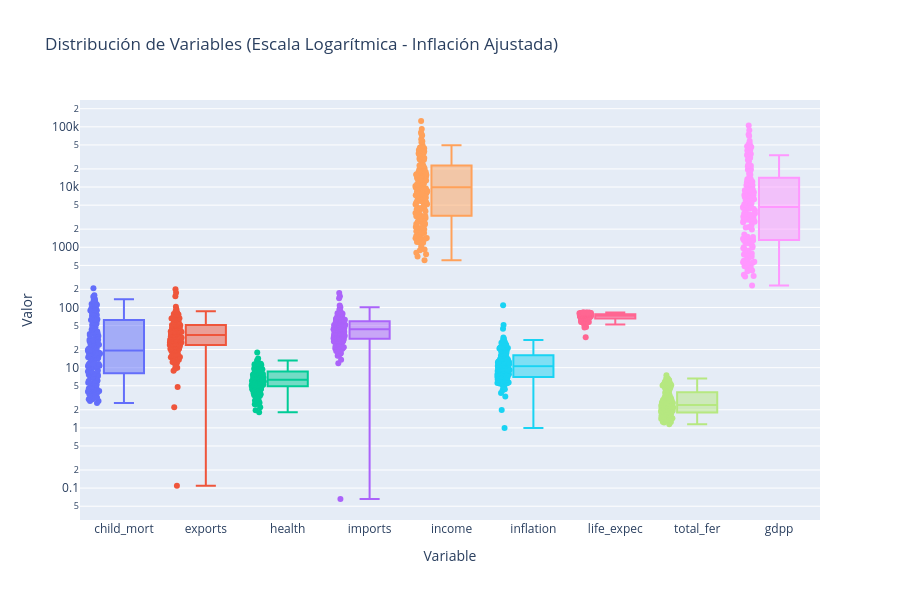

Notebook source saved alongside this figure:
### Markdown cell above
**Ejercicio 1** - Llevar a cabo un procedimiento de EDA para obtener información acerca de los datos:

*  Declara el tamaño del dataset y muestra algunos registros por pantalla. Muestra los estadísticos (media, desviación típica, min, max...) relevantes de cada una de las variables. Observando el tipo de características, ¿podemos usarlas todas en un algoritmo de agrupación?

*  Analiza la distribución de cada una de las variables mediante gráficas de densidad y boxplots (se valora utilizar el mínimo código posible para mostrar todas las gráficas). ¿Están bien distribuidas las variables? ¿Qué podemos comentar de este análisis?

### Code cell
# 1.1 Carga y Estructura
df = pd.read_csv('Country-data.csv')
print(f"Tamaño del Dataset: {df.shape[0]} países x {df.shape[1]} variables")
print("\nPrimeros registros:")
print(df.head())

# 1.2 Estadísticos Descriptivos
print("\nEstadísticos Relevantes:")
desc = df.describe().T
desc['Skewness'] = df.select_dtypes(include=np.number).skew()
print(desc[['mean', 'std', 'min', 'max', 'Skewness']])

# 1.3 Análisis de Idoneidad
print("\n🤔 ¿PODEMOS USAR TODAS LAS VARIABLES?")
print("-" * 50)
print("NO. Razones:")
print("1. 'country' es categórica y debe ser el índice/etiqueta, no una feature.")
print("2. Incompatibilidad de escalas (Income ~100k vs Inflation ~10).")
print("   CONCLUSIÓN: Se requiere estandarización obligatoria.")

# 1.4 Visualización de Distribuciones (Densidad + Boxplot)
print("\n--- GRÁFICAS DE DENSIDAD (KDE) ---")
numeric_cols = df.select_dtypes(include=[np.number]).columns
fig_density, axes = plt.subplots(3, 3, figsize=(15, 12))
axes = axes.flatten()

for idx, col in enumerate(numeric_cols):
    axes[idx].hist(df[col], bins=30, alpha=0.7, edgecolor='black', density=True)
    df[col].plot(kind='density', ax=axes[idx], color='red', linewidth=2)
    axes[idx].set_title(f'Densidad: {col}', fontweight='bold')
    axes[idx].set_ylabel('Densidad')
    axes[idx].grid(True, alpha=0.3)

plt.tight_layout()
plt.show()

# 1.5 Boxplots con escala logarítmica
df_plot = df.copy()
min_inflation = df['inflation'].min()
if min_inflation <= 0:
    offset = abs(min_inflation) + 1
    df_plot['inflation'] = df_plot['inflation'] + offset
    print(f"\nNOTA TÉCNICA: Se ha aplicado un offset de +{offset} a 'inflation' solo para visualización logarítmica.")

df_melted = df_plot.melt(id_vars=['country'], var_name='Variable', value_name='Valor')

fig_eda = px.box(df_melted, x='Variable', y='Valor', color='Variable',
                 points="all", hover_name='country',
                 title='Distribución de Variables (Escala Logarítmica - Inflación Ajustada)')
fig_eda.update_layout(yaxis_type="log", showlegend=False, height=600)
fig_eda.show()

### Figure 1 — Plotly figure (JSON) as saved in the notebook; plotly's stock layout.template omitted (floating-point values rounded to 4 significant figures; data arrays with more than 128 entries replaced by an {"elided": "..."} marker saying what was removed)
{"data": [{"alignmentgroup": "True", "boxpoints": "all", "hovertemplate": "<b>%{hovertext}</b><br><br>Variable=%{x}<br>Valor=%{y}<extra></extra>", "hovertext": {"elided": "167 str values"}, "legendgroup": "child_mort", "marker": {"color": "#636efa"}, "name": "child_mort", "notched": false, "offsetgroup": "child_mort", "orientation": "v", "showlegend": true, "type": "box", "x": {"elided": "167 str values"}, "x0": " ", "xaxis": "x", "y": {"elided": "167 float values"}, "y0": " ", "yaxis": "y"}, {"alignmentgroup": "True", "boxpoints": "all", "hovertemplate": "<b>%{hovertext}</b><br><br>Variable=%{x}<br>Valor=%{y}<extra></extra>", "hovertext": {"elided": "167 str values"}, "legendgroup": "exports", "marker": {"color": "#EF553B"}, "name": "exports", "notched": false, "offsetgroup": "exports", "orientation": "v", "showlegend": true, "type": "box", "x": {"elided": "167 str values"}, "x0": " ", "xaxis": "x", "y": {"elided": "167 float values"}, "y0": " ", "yaxis": "y"}, {"alignmentgroup": "True", "boxpoints": "all", "hovertemplate": "<b>%{hovertext}</b><br><br>Variable=%{x}<br>Valor=%{y}<extra></extra>", "hovertext": {"elided": "167 str values"}, "legendgroup": "health", "marker": {"color": "#00cc96"}, "name": "health", "notched": false, "offsetgroup": "health", "orientation": "v", "showlegend": true, "type": "box", "x": {"elided": "167 str values"}, "x0": " ", "xaxis": "x", "y": {"elided": "167 float values"}, "y0": " ", "yaxis": "y"}, {"alignmentgroup": "True", "boxpoints": "all", "hovertemplate": "<b>%{hovertext}</b><br><br>Variable=%{x}<br>Valor=%{y}<extra></extra>", "hovertext": {"elided": "167 str values"}, "legendgroup": "imports", "marker": {"color": "#ab63fa"}, "name": "imports", "notched": false, "offsetgroup": "imports", "orientation": "v", "showlegend": true, "type": "box", "x": {"elided": "167 str values"}, "x0": " ", "xaxis": "x", "y": {"elided": "167 float values"}, "y0": " ", "yaxis": "y"}, {"alignmentgroup": "True", "boxpoints": "all", "hovertemplate": "<b>%{hovertext}</b><br><br>Variable=%{x}<br>Valor=%{y}<extra></extra>", "hovertext": {"elided": "167 str values"}, "legendgroup": "income", "marker": {"color": "#FFA15A"}, "name": "income", "notched": false, "offsetgroup": "income", "orientation": "v", "showlegend": true, "type": "box", "x": {"elided": "167 str values"}, "x0": " ", "xaxis": "x", "y": {"elided": "167 float values"}, "y0": " ", "yaxis": "y"}, {"alignmentgroup": "True", "boxpoints": "all", "hovertemplate": "<b>%{hovertext}</b><br><br>Variable=%{x}<br>Valor=%{y}<extra></extra>", "hovertext": {"elided": "167 str values"}, "legendgroup": "inflation", "marker": {"color": "#19d3f3"}, "name": "inflation", "notched": false, "offsetgroup": "inflation", "orientation": "v", "showlegend": true, "type": "box", "x": {"elided": "167 str values"}, "x0": " ", "xaxis": "x", "y": {"elided": "167 float values"}, "y0": " ", "yaxis": "y"}, {"alignmentgroup": "True", "boxpoints": "all", "hovertemplate": "<b>%{hovertext}</b><br><br>Variable=%{x}<br>Valor=%{y}<extra></extra>", "hovertext": {"elided": "167 str values"}, "legendgroup": "life_expec", "marker": {"color": "#FF6692"}, "name": "life_expec", "notched": false, "offsetgroup": "life_expec", "orientation": "v", "showlegend": true, "type": "box", "x": {"elided": "167 str values"}, "x0": " ", "xaxis": "x", "y": {"elided": "167 float values"}, "y0": " ", "yaxis": "y"}, {"alignmentgroup": "True", "boxpoints": "all", "hovertemplate": "<b>%{hovertext}</b><br><br>Variable=%{x}<br>Valor=%{y}<extra></extra>", "hovertext": {"elided": "167 str values"}, "legendgroup": "total_fer", "marker": {"color": "#B6E880"}, "name": "total_fer", "notched": false, "offsetgroup": "total_fer", "orientation": "v", "showlegend": true, "type": "box", "x": {"elided": "167 str values"}, "x0": " ", "xaxis": "x", "y": {"elided": "167 float values"}, "y0": " ", "yaxis": "y"}, {"alignmentgroup": "True", "boxpoints": "all", "hovertemplate": "<b>%{hovertext}</b><br><br>Variable=%{x}<br>Valor=%{y}<extra></extra>", "hovertext": {"elided": "167 str values"}, "legendgroup": "gdpp", "marker": {"color": "#FF97FF"}, "name": "gdpp", "notched": false, "offsetgroup": "gdpp", "orientation": "v", "showlegend": true, "type": "box", "x": {"elided": "167 str values"}, "x0": " ", "xaxis": "x", "y": {"elided": "167 float values"}, "y0": " ", "yaxis": "y"}], "layout": {"boxmode": "overlay", "height": 600, "legend": {"title": {"text": "Variable"}, "tracegroupgap": 0}, "showlegend": false, "title": {"text": "Distribución de Variables (Escala Logarítmica - Inflación Ajustada)"}, "xaxis": {"anchor": "y", "categoryarray": ["child_mort", "exports", "health", "imports", "income", "inflation", "life_expec", "total_fer", "gdpp"], "categoryorder": "array", "domain": [0, 1], "title": {"text": "Variable"}}, "yaxis": {"anchor": "x", "domain": [0, 1], "title": {"text": "Valor"}, "type": "log"}}}
